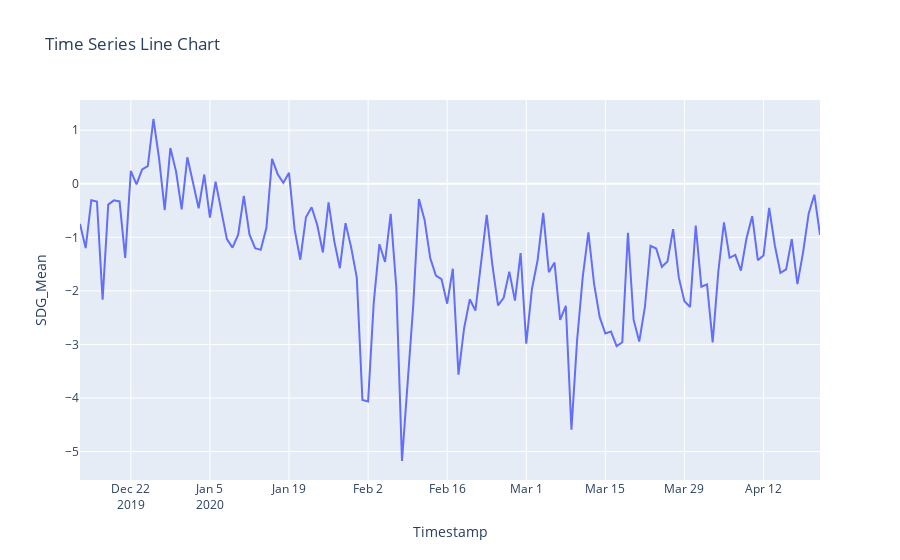

Write notebook code for a chart like this one.
### Code cell
df_AAPL_late = df_AAPL[df_AAPL['Timestamp']>'2019-12-12']

lineC = px.line(df_AAPL_late, x="Timestamp", y="SDG_Mean", title='Time Series Line Chart')
lineC.show()

### Figure 1 — Plotly figure (JSON) as saved in the notebook; plotly's stock layout.template omitted (floating-point values rounded to 4 significant figures; data arrays with more than 128 entries replaced by an {"elided": "..."} marker saying what was removed)
{"data": [{"hovertemplate": "Timestamp=%{x}<br>SDG_Mean=%{y}<extra></extra>", "legendgroup": "", "line": {"color": "#636efa", "dash": "solid"}, "marker": {"symbol": "circle"}, "mode": "lines", "name": "", "orientation": "v", "showlegend": false, "type": "scatter", "x": {"elided": "132 str values"}, "xaxis": "x", "y": {"elided": "132 float values"}, "yaxis": "y"}], "layout": {"legend": {"tracegroupgap": 0}, "title": {"text": "Time Series Line Chart"}, "xaxis": {"anchor": "y", "domain": [0, 1], "title": {"text": "Timestamp"}}, "yaxis": {"anchor": "x", "domain": [0, 1], "title": {"text": "SDG_Mean"}}}}
